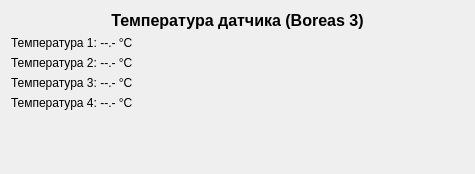
<?xml version="1.0" encoding="UTF-8"?>
<ui version="4.0">
 <class>PeredatchikForm</class>
 <widget class="QWidget" name="PeredatchikForm">
  <property name="geometry">
   <rect>
    <x>0</x>
    <y>0</y>
    <width>475</width>
    <height>174</height>
   </rect>
  </property>
  <property name="windowTitle">
   <string>Передатчик</string>
  </property>
  <layout class="QVBoxLayout" name="verticalLayout">
   <item>
    <widget class="QLabel" name="labelTitle">
     <property name="font">
      <font>
       <pointsize>12</pointsize>
       <bold>true</bold>
      </font>
     </property>
     <property name="text">
      <string>Температура датчика (Boreas 3)</string>
     </property>
     <property name="alignment">
      <set>Qt::AlignCenter</set>
     </property>
    </widget>
   </item>
   <item>
    <layout class="QGridLayout" name="gridLayout">
     <item row="7" column="0">
      <widget class="QLabel" name="labelTemp4">
       <property name="font">
        <font>
         <pointsize>9</pointsize>
        </font>
       </property>
       <property name="text">
        <string>Температура 4: --.- °C</string>
       </property>
      </widget>
     </item>
     <item row="3" column="0">
      <widget class="QLabel" name="labelTemp2">
       <property name="font">
        <font>
         <pointsize>9</pointsize>
        </font>
       </property>
       <property name="text">
        <string>Температура 2: --.- °C</string>
       </property>
      </widget>
     </item>
     <item row="5" column="0">
      <widget class="QLabel" name="labelTemp3">
       <property name="font">
        <font>
         <pointsize>9</pointsize>
        </font>
       </property>
       <property name="text">
        <string>Температура 3: --.- °C</string>
       </property>
      </widget>
     </item>
     <item row="0" column="0">
      <widget class="QLabel" name="labelTemp1">
       <property name="sizePolicy">
        <sizepolicy hsizetype="Preferred" vsizetype="Preferred">
         <horstretch>0</horstretch>
         <verstretch>0</verstretch>
        </sizepolicy>
       </property>
       <property name="minimumSize">
        <size>
         <width>0</width>
         <height>0</height>
        </size>
       </property>
       <property name="maximumSize">
        <size>
         <width>16777215</width>
         <height>16777215</height>
        </size>
       </property>
       <property name="baseSize">
        <size>
         <width>0</width>
         <height>0</height>
        </size>
       </property>
       <property name="font">
        <font>
         <pointsize>9</pointsize>
        </font>
       </property>
       <property name="layoutDirection">
        <enum>Qt::LeftToRight</enum>
       </property>
       <property name="text">
        <string>Температура 1: --.- °C</string>
       </property>
      </widget>
     </item>
    </layout>
   </item>
   <item>
    <spacer name="verticalSpacer">
     <property name="orientation">
      <enum>Qt::Vertical</enum>
     </property>
     <property name="sizeHint" stdset="0">
      <size>
       <width>20</width>
       <height>40</height>
      </size>
     </property>
    </spacer>
   </item>
  </layout>
 </widget>
 <resources/>
 <connections/>
</ui>
